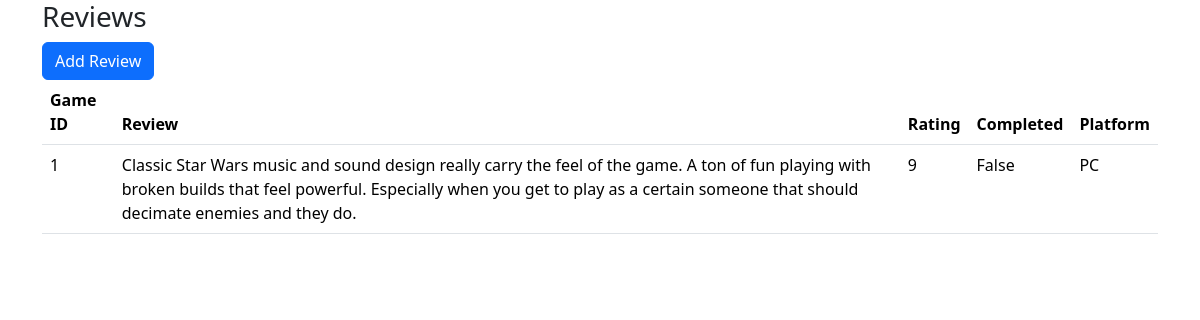
The app's page /reviews with its own data.
### app.py (models this page shows)
class Review(db.Model):
    __tablename__ = 'Reviews'
    id = db.Column(db.Integer, primary_key=True, autoincrement=True)
    game_id = db.Column(db.Integer, db.ForeignKey('Games.id'))
    review = db.Column(db.String(500))
    rating = db.Column(db.Integer)
    completed = db.Column(db.Boolean)
    platform = db.Column(db.String(50))
    user_id = db.Column(db.Integer)

### app.py (the view)
@app.route('/reviews')
def reviews():
    user_id = 1  # Replace with the actual user ID as needed
    all_reviews = Review.query.filter_by(user_id=user_id).all()
    return render_template("reviews.html", reviews=all_reviews)

### templates/reviews.html (shortened to what this page needs)
{% extends 'base.html' %}
{% block body %}
<div class="container">
    <h3>Reviews</h3>
    <button class="btn btn-primary" onclick="window.location.href='/add_review'">Add Review</button>
    <table class="table">
        <thead>
            <tr>
                <th>Game ID</th>
                <th>Review</th>
                <th>Rating</th>
                <th>Completed</th>
                <th>Platform</th>
            </tr>
        </thead>
        <tbody>
            {% for review in reviews %}
            <tr>
                <td>{{ review.game_id }}</td>
                <td>{{ review.review }}</td>
                <td>{{ review.rating }}</td>
                <td>{{ review.completed }}</td>
                <td>{{ review.platform }}</td>
            </tr>
            {% endfor %}
        </tbody>
    </table>
</div>
{% endblock %}

### records on screen
Review: game_id "1", review "Classic Star Wars music and sound design really carry the feel of the game. A ton of fun playing with broken builds that feel powerful. Especially when you get to play as a certain someone that should decimate enemies and they do.", rating "9", completed "False", platform "PC"
